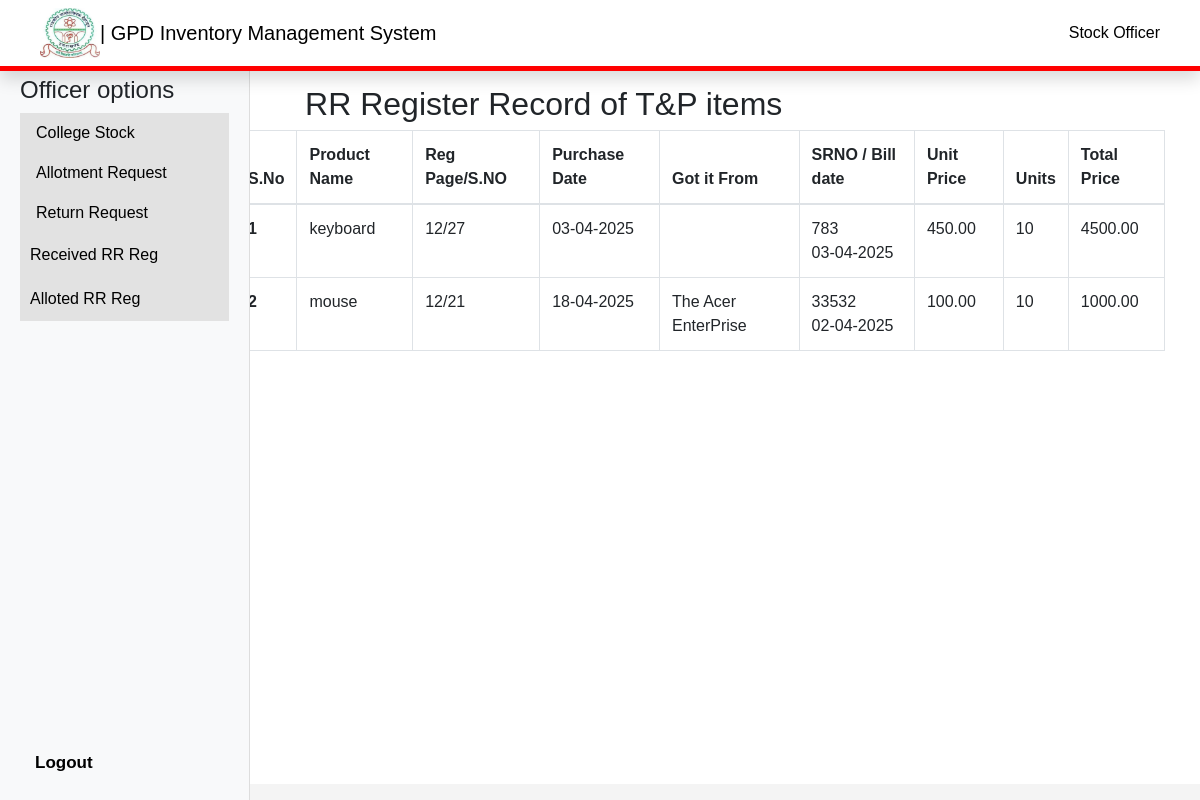
Page /officer/recevied_t&p.php (signed in) on the committed database.
### tables this page shows
CREATE TABLE `rr_received_items` (
  `sno` int(10) UNSIGNED NOT NULL,
  `product_name` varchar(50) NOT NULL,
  `type` varchar(20) DEFAULT NULL,
  `rr_reg` varchar(10) DEFAULT NULL,
  `purchase_date` date DEFAULT NULL,
  `got_it_from` varchar(30) DEFAULT NULL,
  `srno` int(11) DEFAULT NULL,
  `bill_date` date DEFAULT NULL,
  `unit_price` decimal(10,2) DEFAULT NULL,
  `overall_price` decimal(10,2) DEFAULT NULL,
  `units` int(10) UNSIGNED NOT NULL DEFAULT 0
);

### officer/recevied_t&p.php (the view, shortened to what this page needs)
<!DOCTYPE html>
<html lang="en">
<head>
    <link href="https://stackpath.bootstrapcdn.com/bootstrap/4.5.2/css/bootstrap.min.css" rel="stylesheet">
    <link rel="stylesheet" href="//cdn.datatables.net/2.2.2/css/dataTables.dataTables.min.css">
    <link rel="stylesheet" href="style.css">
</head>
<body>
    <?php include "../adminpanel/components/navbar.php" ?>
    <?php include "components/sidebar.php" ?>
    <div id="admin" class="right">
    <div class="p-3 ml-5 pl-4">
            <h2>RR Register Record of T&P items</h2>
        </div>
        <?php
        include "../_dbconnect.php";
        ?>
        <div class="container">
            <table class="table table-bordered" id="myTable">
                <thead>
                    <tr>
                        <th scope="col">S.No</th>
                        <th scope="col">Product Name</th>
                        <th scope="col">Reg Page/S.NO</th>
                        <th scope="col">Purchase Date</th>
                        <th scope="col">Got it From</th>
                        <th scope="col">SRNO / Bill date</th>
                        <th scope="col">Unit Price</th>
                        <th scope="col">Units</th>
                        <th scope="col">Total Price</th>
                    </tr>
                </thead>
                <tbody>
                    <?php
                    $sql = "SELECT * FROM `rr_received_items` WHERE `type` = 'T&P Item' ORDER BY `sno` DESC";
                    $result = mysqli_query($conn, $sql);
                    $sno = 0;
                    while ($row = mysqli_fetch_assoc($result)) {
                        $sno++;
                        $purchase_date_formatted = !empty($row['purchase_date']) ? date('d-m-Y', strtotime($row['purchase_date'])) : '';
                        $bill_date_formatted = !empty($row['bill_date']) ? date('d-m-Y', strtotime($row['bill_date'])) : '';
                        echo '<tr>
                            <th scope="row">' . $sno . '</th>
                            <td>' . htmlspecialchars($row['product_name'], ENT_QUOTES, 'UTF-8') . '</td>
                            <td>' . htmlspecialchars($row['rr_reg'], ENT_QUOTES, 'UTF-8') . '</td>
                            <td>' . $purchase_date_formatted . '</td>
                            <td>' . htmlspecialchars($row['got_it_from'], ENT_QUOTES, 'UTF-8') . '</td>
                            <td>' . htmlspecialchars($row['srno'], ENT_QUOTES, 'UTF-8') . '<br>' . $bill_date_formatted . '</td>
                            <td>' . $row['unit_price'] . '</td>
                            <td>' . $row['units'] . '</td>
                            <td>' . $row['overall_price'] . '</td>
            </tr>';
                    }
                    ?>
                </tbody>
            </table>
        </div>
    </div>
</body>
</html>

### officer/style.css (style rules this page uses)
* { margin: 0; padding: 0; box-sizing: border-box; }
body { font-family: Arial, sans-serif; background: #f4f4f4; }
.right { margin-top: 40px; margin-left: 200px; padding: 20px; min-height: calc(100vh - 56px); background: #fff; }

### officer/recevied_t&p.php (style rules this page uses)
h2 { padding-top: 1%; padding-left: 1.5%; margin-bottom: -1%; }

### rows in the picture
rr_received_items: product_name "keyboard", rr_reg "12/27", purchase_date "03-04-2025", srno "783", bill_date "03-04-2025", unit_price "450.00", units "10", overall_price "4500.00"
rr_received_items: product_name "mouse", rr_reg "12/21", purchase_date "18-04-2025", got_it_from "The Acer EnterPrise", srno "33532", bill_date "02-04-2025", unit_price "100.00", units "10", overall_price "1000.00"

### other values in the picture
$_SESSION['name'] "Stock Officer"
